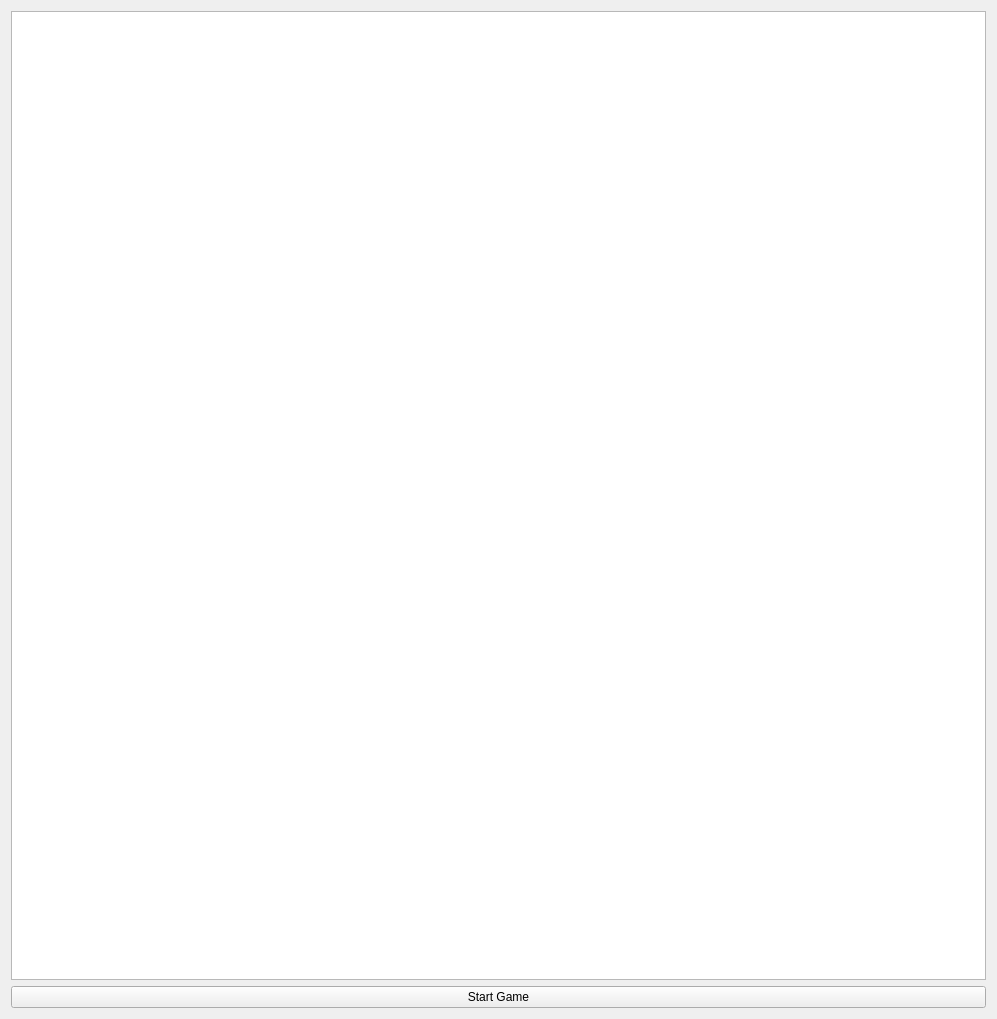
<?xml version="1.0" encoding="UTF-8"?>
<ui version="4.0">
 <class>Widget</class>
 <widget class="QWidget" name="Widget">
  <property name="geometry">
   <rect>
    <x>0</x>
    <y>0</y>
    <width>997</width>
    <height>1019</height>
   </rect>
  </property>
  <property name="windowTitle">
   <string>Widget</string>
  </property>
  <layout class="QVBoxLayout" name="verticalLayout">
   <item>
    <widget class="QGraphicsView" name="graphicsView"/>
   </item>
   <item>
    <widget class="QPushButton" name="startGameButton">
     <property name="text">
      <string>Start Game</string>
     </property>
    </widget>
   </item>
  </layout>
 </widget>
 <layoutdefault spacing="6" margin="11"/>
 <resources/>
 <connections/>
</ui>
